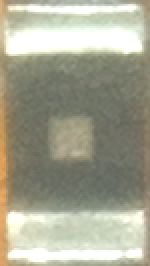
#> input picture img/comp1.bmp, 75 x 133 px, given in place of crack2.bmp, which was not available (shown 2 times larger)
$ python shape.py
#> lines starting #> are read from the running program, lines starting #| are printed output that depends on the picture; pictures that were not available may be replaced by others from this repository, and a replacement may not be noted
import cv2
import numpy as np

img_rgb = cv2.imread('img/crack2.bmp')
#> img_rgb is the input picture: shape (133, 75, 3); mean B, G, R 146.4, 165.1, 165.6
img = cv2.cvtColor(img_rgb, cv2.COLOR_BGR2GRAY)
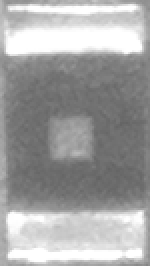
#> img: shape (133, 75) (shown 2 times larger); min 99, max 255, mean 163.1

template = cv2.imread('img/template.bmp',0)
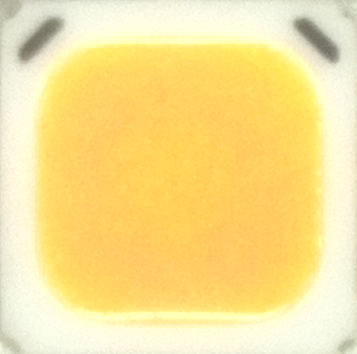
#> input picture img/template.bmp, 357 x 354 px
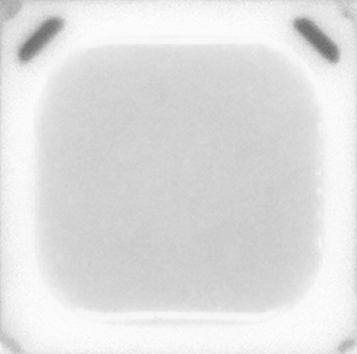
#> template: shape (354, 357); min 108, max 253, mean 223.3

print(template.shape[::-1])
#| (357, 354)

w, h = template.shape[::-1]
#> w = 357; h = 354
